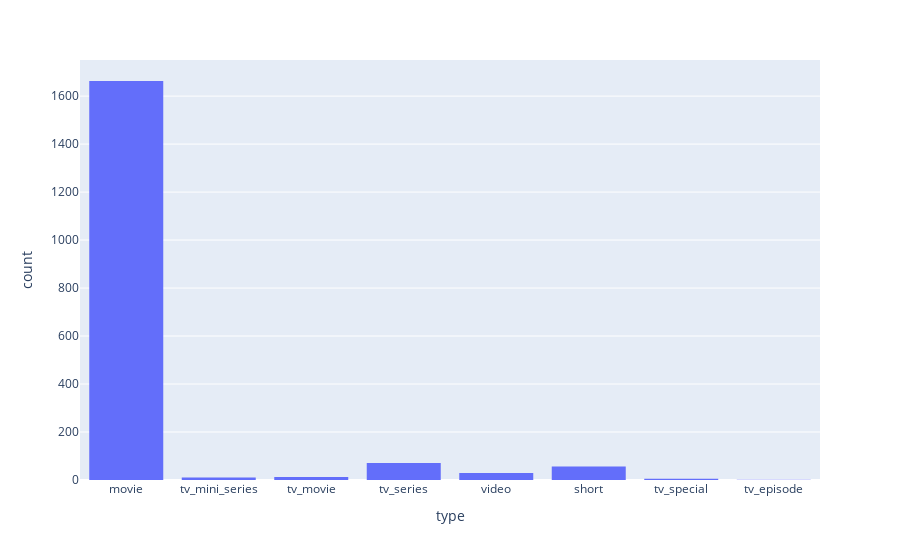

The cell this chart's notebook holds for it:
### Code cell
px.histogram(df, x='type')

### Figure 1 — Plotly figure (JSON) as saved in the notebook; plotly's stock layout.template omitted (floating-point values rounded to 4 significant figures; data arrays with more than 128 entries replaced by an {"elided": "..."} marker saying what was removed)
{"data": [{"alignmentgroup": "True", "bingroup": "x", "hovertemplate": "type=%{x}<br>count=%{y}<extra></extra>", "legendgroup": "", "marker": {"color": "#636efa", "pattern": {"shape": ""}}, "name": "", "offsetgroup": "", "orientation": "v", "showlegend": false, "type": "histogram", "x": {"elided": "1847 str values"}, "xaxis": "x", "yaxis": "y"}], "layout": {"barmode": "relative", "legend": {"tracegroupgap": 0}, "margin": {"t": 60}, "xaxis": {"anchor": "y", "domain": [0, 1], "title": {"text": "type"}}, "yaxis": {"anchor": "x", "domain": [0, 1], "title": {"text": "count"}}}}
